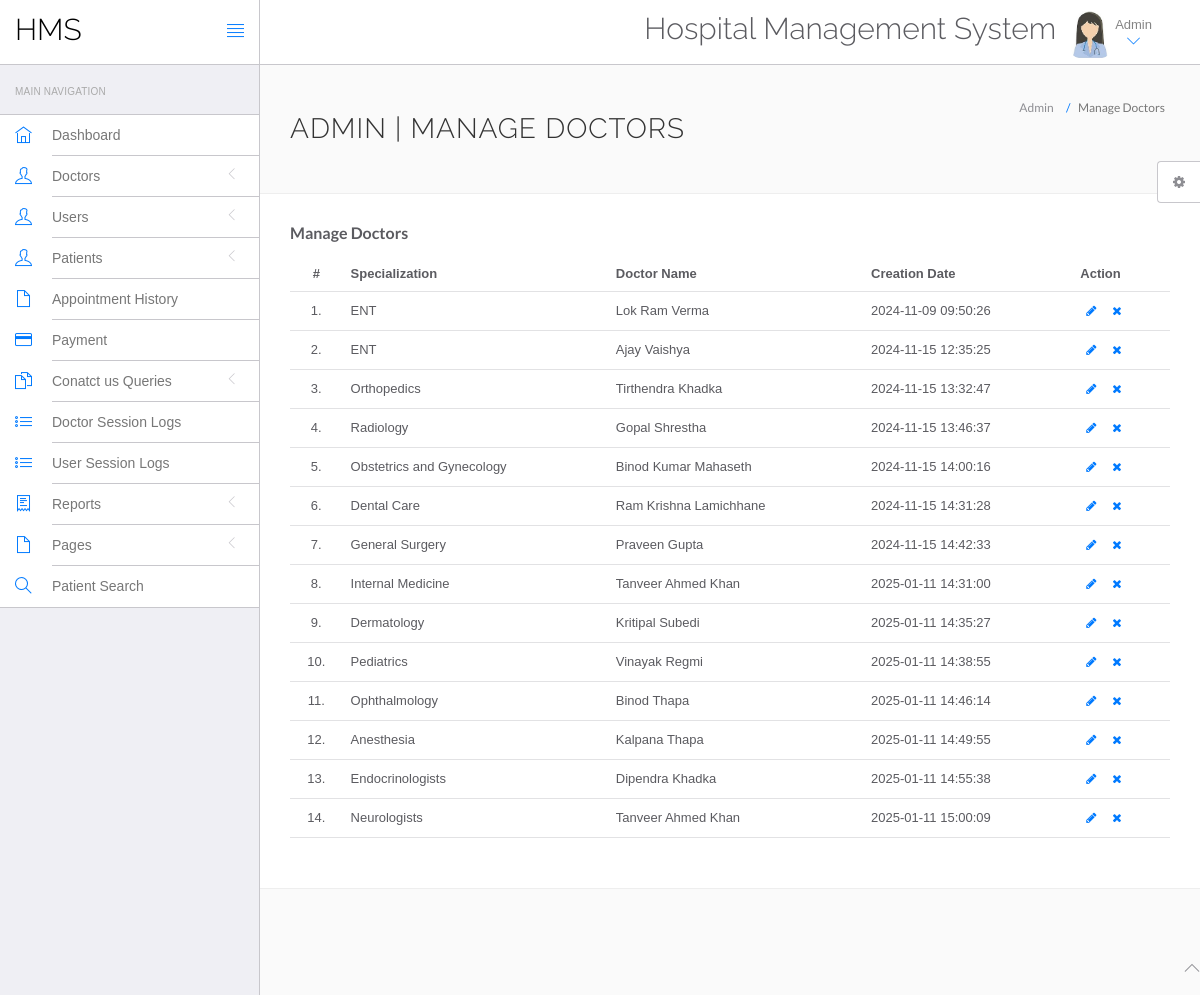
The page /hospital/hms/admin/manage-doctors.php (signed in) on the database its author committed.
### tables this page shows
CREATE TABLE `doctors` (
  `id` int(11) NOT NULL,
  `specilization` varchar(255) DEFAULT NULL,
  `doctorName` varchar(255) DEFAULT NULL,
  `address` longtext DEFAULT NULL,
  `docFees` varchar(255) DEFAULT NULL,
  `contactno` bigint(11) DEFAULT NULL,
  `docEmail` varchar(255) DEFAULT NULL,
  `password` varchar(255) DEFAULT NULL,
  `creationDate` timestamp NULL DEFAULT current_timestamp(),
  `updationDate` timestamp NULL DEFAULT NULL ON UPDATE current_timestamp()
);

### hospital/hms/admin/manage-doctors.php (the view, shortened to what this page needs)
<?php
include('include/config.php');
if(strlen($_SESSION['id']==0)) {
 header('location:logout.php');
  } else{
?>
<!DOCTYPE html>
<html lang="en">
	<head>
		<link rel="stylesheet" href="vendor/bootstrap/css/bootstrap.min.css">
		<link rel="stylesheet" href="vendor/fontawesome/css/font-awesome.min.css">
		<link rel="stylesheet" href="vendor/themify-icons/themify-icons.min.css">
		<link href="vendor/animate.css/animate.min.css" rel="stylesheet" media="screen">
		<link href="vendor/perfect-scrollbar/perfect-scrollbar.min.css" rel="stylesheet" media="screen">
		<link href="vendor/switchery/switchery.min.css" rel="stylesheet" media="screen">
		<link href="vendor/bootstrap-touchspin/jquery.bootstrap-touchspin.min.css" rel="stylesheet" media="screen">
		<link href="vendor/select2/select2.min.css" rel="stylesheet" media="screen">
		<link href="vendor/bootstrap-datepicker/bootstrap-datepicker3.standalone.min.css" rel="stylesheet" media="screen">
		<link href="vendor/bootstrap-timepicker/bootstrap-timepicker.min.css" rel="stylesheet" media="screen">
		<link rel="stylesheet" href="assets/css/styles.css">
		<link rel="stylesheet" href="assets/css/plugins.css">
		<link rel="stylesheet" href="assets/css/themes/theme-1.css" id="skin_color" />
	</head>
	<body>
		<div id="app">
<?php include('include/sidebar.php');?>
			<div class="app-content">
						<?php include('include/header.php');?>
				<div class="main-content" >
					<div class="wrap-content container" id="container">
						<section id="page-title">
							<div class="row">
								<div class="col-sm-8">
									<h1 class="mainTitle">Admin | Manage Doctors</h1>
																	</div>
								<ol class="breadcrumb">
									<li>
										<span>Admin</span>
									</li>
									<li class="active">
										<span>Manage Doctors</span>
									</li>
								</ol>
							</div>
						</section>
						<div class="container-fluid container-fullw bg-white">
									<div class="row">
								<div class="col-md-12">
									<h5 class="over-title margin-bottom-15 text-bold">Manage <span class="text-bold">Doctors</span></h5>
									<table class="table table-hover" id="sample-table-1">
										<thead>
											<tr>
												<th class="center">#</th>
												<th>Specialization</th>
												<th class="hidden-xs">Doctor Name</th>
												<th>Creation Date </th>
												<th>Action</th>
											</tr>
										</thead>
										<tbody>
<?php
$sql=mysqli_query($con,"select * from doctors");
$cnt=1;
while($row=mysqli_fetch_array($sql))
{
?>
											<tr>
												<td class="center"><?php echo $cnt;?>.</td>
												<td class="hidden-xs"><?php echo $row['specilization'];?></td>
												<td><?php echo $row['doctorName'];?></td>
												<td><?php echo $row['creationDate'];?>
												</td>
												<td >
												<div class="visible-md visible-lg hidden-sm hidden-xs">
							<a href="edit-doctor.php?id=<?php echo $row['id'];?>" class="btn btn-transparent btn-xs" tooltip-placement="top" tooltip="Edit"><i class="fa fa-pencil"></i></a>
	<a href="manage-doctors.php?id=<?php echo $row['id']?>&del=delete" onClick="return confirm('Are you sure you want to delete?')"class="btn btn-transparent btn-xs tooltips" tooltip-placement="top" tooltip="Remove"><i class="fa fa-times fa fa-white"></i></a>
												</div>
												</td>
											</tr>
											<?php
$cnt=$cnt+1;
											 }?>
										</tbody>
									</table>
								</div>
							</div>
								</div>
							</div>
						</div>
					</div>
				</div>
	<?php include('include/footer.php');?>
	<?php include('include/setting.php');?>
	</body>
</html>
<?php } ?>

### hospital/hms/admin/assets/css/themes/theme-1.css (style rules this page uses)
body { background: #FAFAFA; }

### rows shown on the page
doctors: specilization "ENT", doctorName "Lok Ram Verma", creationDate "2024-11-09 09:50:26"
doctors: specilization "ENT", doctorName "Ajay Vaishya", creationDate "2024-11-15 12:35:25"
doctors: specilization "Orthopedics", doctorName "Tirthendra Khadka", creationDate "2024-11-15 13:32:47"
doctors: specilization "Radiology", doctorName "Gopal Shrestha", creationDate "2024-11-15 13:46:37"
doctors: specilization "Obstetrics and Gynecology", doctorName "Binod Kumar Mahaseth", creationDate "2024-11-15 14:00:16"
doctors: specilization "Dental Care", doctorName "Ram Krishna Lamichhane", creationDate "2024-11-15 14:31:28"
doctors: specilization "General Surgery", doctorName "Praveen Gupta", creationDate "2024-11-15 14:42:33"
doctors: specilization "Internal Medicine", doctorName "Tanveer Ahmed Khan", creationDate "2025-01-11 14:31:00"
doctors: specilization "Dermatology", doctorName "Kritipal Subedi", creationDate "2025-01-11 14:35:27"
doctors: specilization "Pediatrics", doctorName "Vinayak Regmi", creationDate "2025-01-11 14:38:55"
doctors: specilization "Ophthalmology", doctorName "Binod Thapa", creationDate "2025-01-11 14:46:14"
doctors: specilization "Anesthesia", doctorName "Kalpana Thapa", creationDate "2025-01-11 14:49:55"
doctors: specilization "Endocrinologists", doctorName "Dipendra Khadka", creationDate "2025-01-11 14:55:38"
doctors: specilization "Neurologists", doctorName "Tanveer Ahmed Khan", creationDate "2025-01-11 15:00:09"
